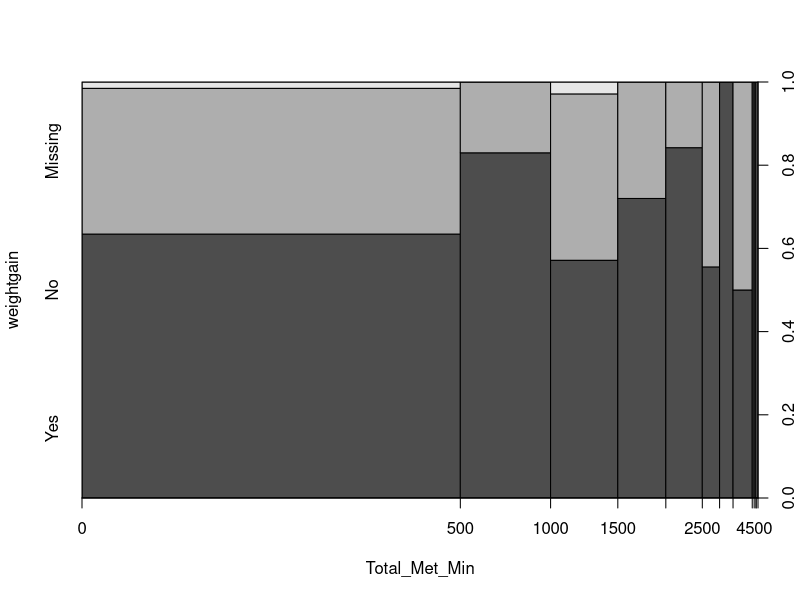
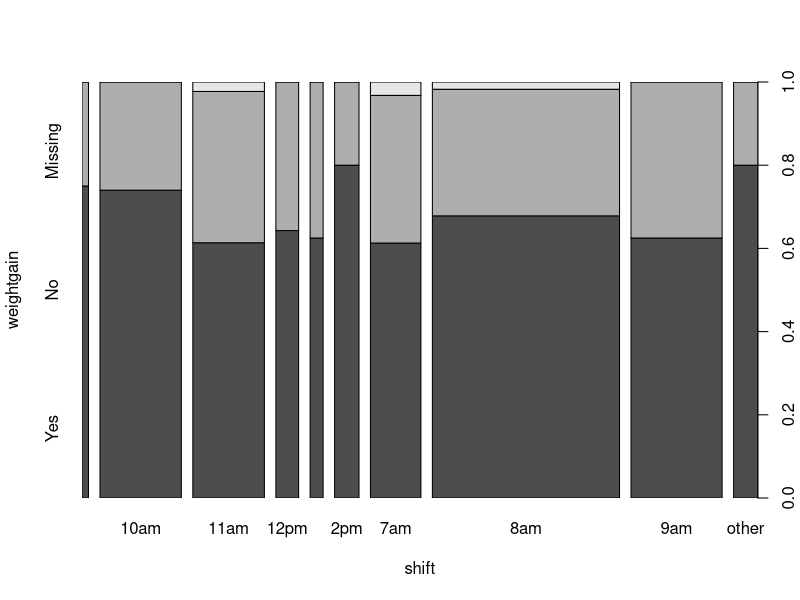
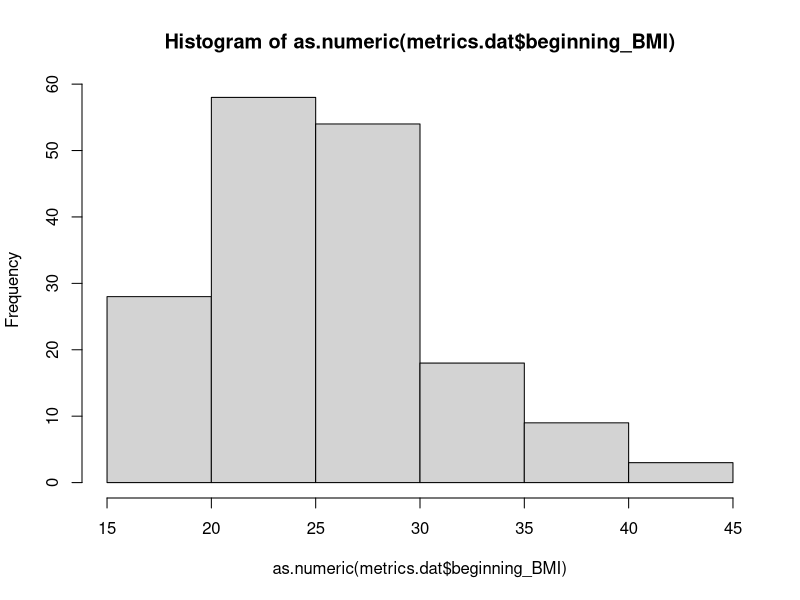
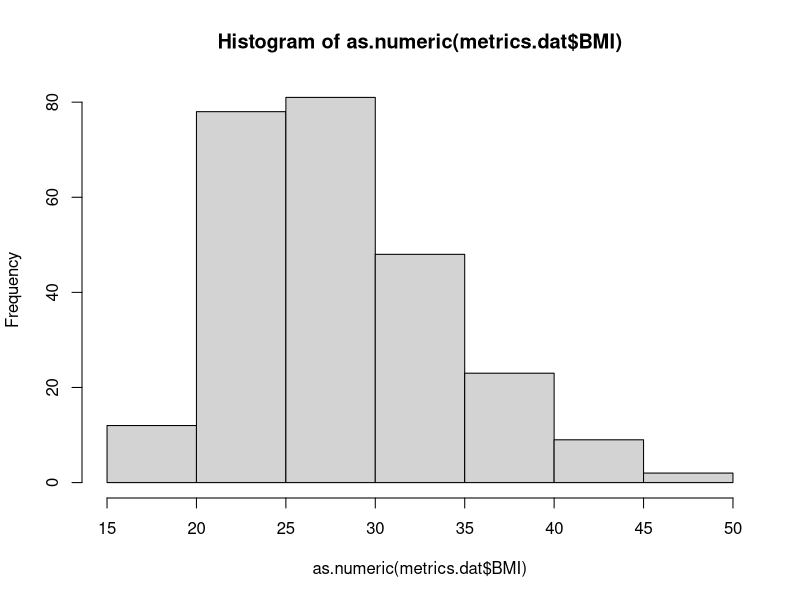
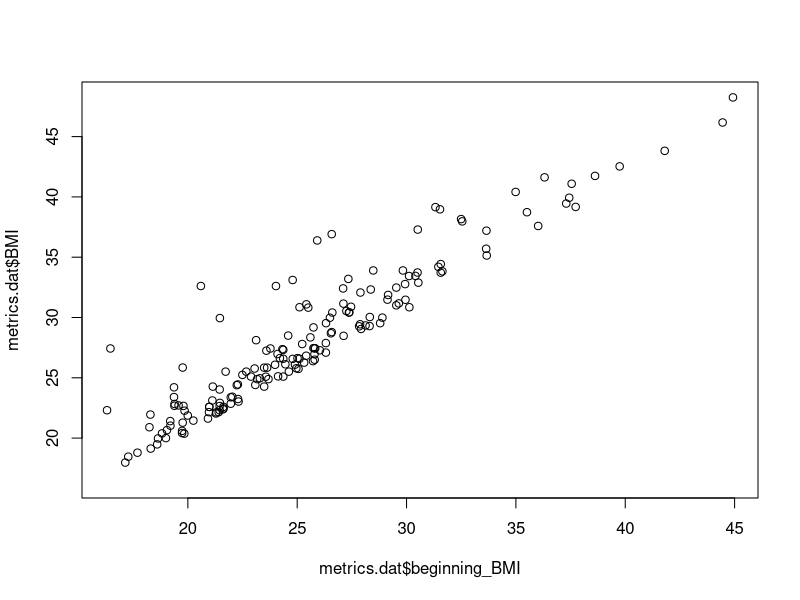
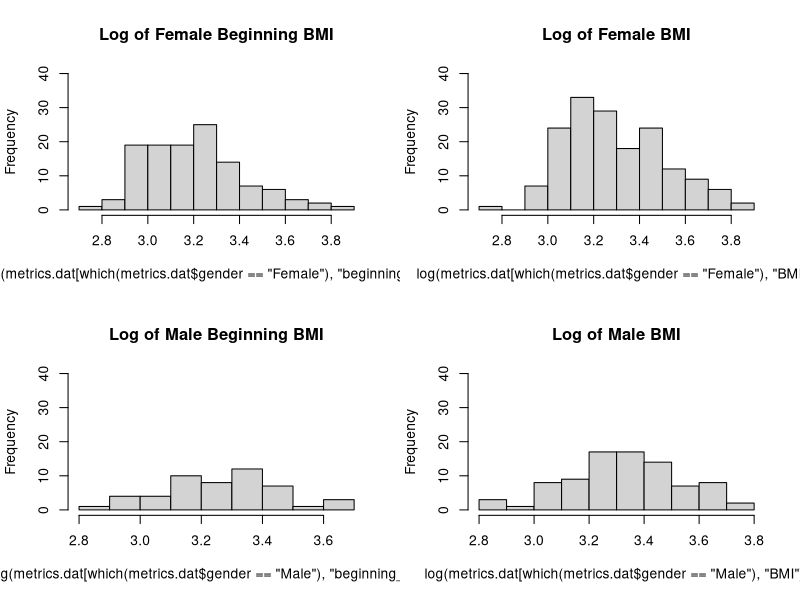
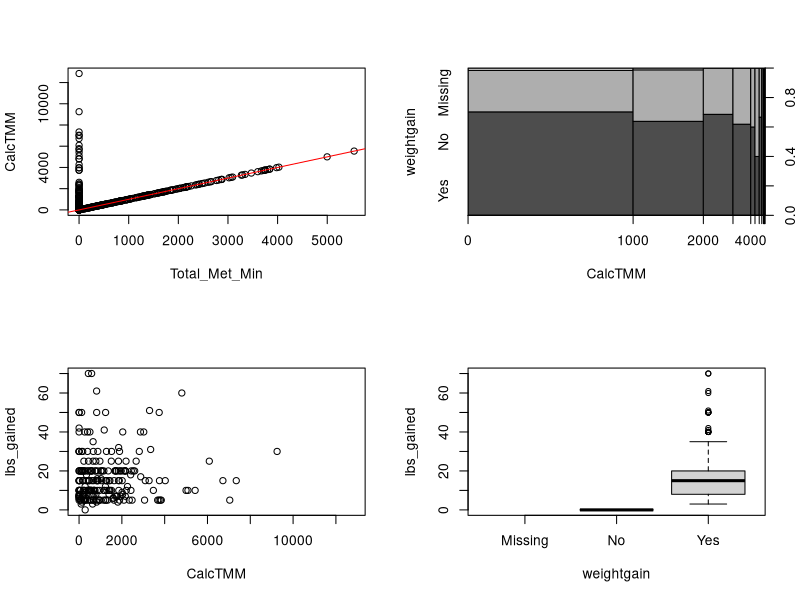
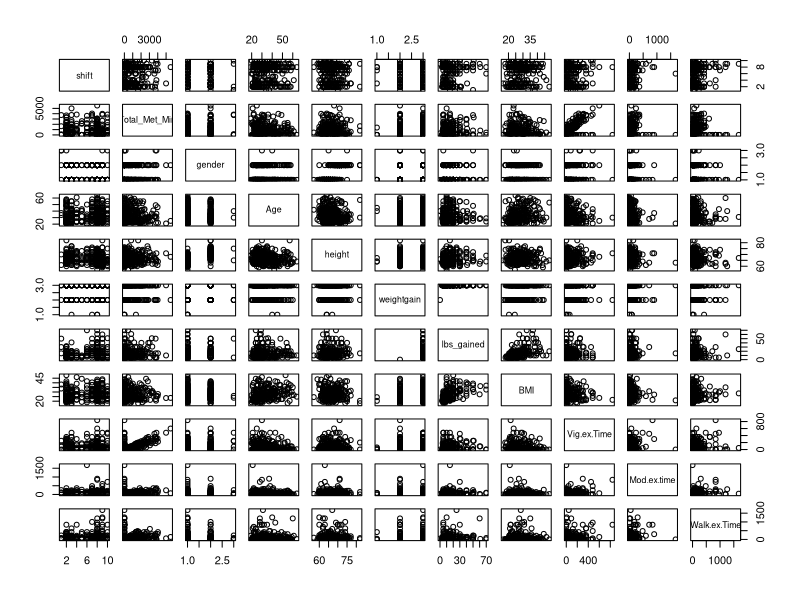

Write R code to recreate these figures, in order.
## ---- chunk 1
knitr::opts_chunk$set(echo = TRUE)
## ---- chunk 2
yellow <- c('shift','Total_Met_Min')
orange <- c('gender', 'Age', 'height', 'weightgain', 'lbs_gained', 'BMI', 'Vig.ex.Time', 'Mod.ex.time', 'Walk.ex.Time')
## ---- chunk 3
metrics.dat <- read.csv('Practicum 1 Data.csv',header=TRUE)
metrics.dat <- metrics.dat[!is.na(metrics.dat$Snumber),]
## ---- chunk 4
summary(metrics.dat[,c(yellow,orange)])
## ---- chunk 5
metrics.dat$gender[metrics.dat$gender==''] <- 'Missing'
metrics.dat$weightgain[metrics.dat$weightgain==''] <- 'Missing'
unique(metrics.dat$gender)
unique(metrics.dat$weightgain)
## ---- chunk 6
metrics.dat$shift <- factor(metrics.dat$shift)
metrics.dat$gender <- factor(metrics.dat$gender)
metrics.dat$weightgain <- factor(metrics.dat$weightgain)
## ---- chunk 7
metrics.dat$Total_Met_Min[is.na(metrics.dat$Total_Met_Min)] <- 0
plot(weightgain ~ Total_Met_Min,data=metrics.dat)
plot(weightgain ~ shift,data=metrics.dat)
## ---- chunk 8
# Calculate body weight at 8 months
metrics.dat['beginning_bweight'] <- metrics.dat$bweight - metrics.dat$pounds_gained

# Need to account for instances where body weight is not entered
metrics.dat$beginning_bweight[metrics.dat$beginning_bweight<='0'] <- '0'

# Take a look at all BMI values
unique(metrics.dat$BMI)

# Calculate beginning BMI -- internet tells me BMI=(weight/height^2) * 703
# Since height values ~60/65, I am assuming they are inches not meters
metrics.dat['beginning_bweight'] <- as.numeric(metrics.dat$beginning_bweight)
metrics.dat['beginning_BMI'] <- (metrics.dat$beginning_bweight / (metrics.dat$height)^2)*703

# Take a look at all beginning_BMI values
unique(metrics.dat$beginning_BMI)

# ignore non-positive values
metrics.dat$beginning_BMI[is.nan(metrics.dat$beginning_BMI)] <- 0
metrics.dat$beginning_BMI[!is.finite(metrics.dat$beginning_BMI)] <- 0
## ---- chunk 9
# convert to numeric for calculations
metrics.dat$beginning_BMI <- as.numeric(metrics.dat$beginning_BMI)

# Are the means different? --Yes, BMI is bigger than beginning_BMI
mean(metrics.dat$beginning_BMI)
mean(metrics.dat$BMI)

# Visualize the columns
metrics.dat$beginning_BMI[metrics.dat$beginning_BMI==0] <- NA
hist(as.numeric(metrics.dat$beginning_BMI))

metrics.dat$BMI[metrics.dat$BMI==0] <- NA
hist(as.numeric(metrics.dat$BMI))

# Look at relationship between BMI and beginning BMI -- appears that BMI only increases or stays the same over time
plot(metrics.dat$beginning_BMI, metrics.dat$BMI)

## ---- chunk 10
# To view all plots together
par(mfrow=c(2,2))

# Female Beginning BMI
hist(log(metrics.dat[which(metrics.dat$gender=='Female'), 'beginning_BMI']), main="Log of Female Beginning BMI", ylim=c(0,40))

# Female BMI
hist(log(metrics.dat[which(metrics.dat$gender=='Female'), 'BMI']), main="Log of Female BMI", ylim=c(0,40))

# Male Beginning BMI
hist(log(metrics.dat[which(metrics.dat$gender=='Male'), 'beginning_BMI']), main="Log of Male Beginning BMI", ylim=c(0,40))

# Male BMI
hist(log(metrics.dat[which(metrics.dat$gender=='Male'), 'BMI']), main="Log of Male BMI", ylim=c(0,40))

## ---- chunk 11
metrics.dat$CalcTMM <- with(metrics.dat, 8*Vig.ex.Time + 4*Mod.ex.time + 3.3*Walk.ex.Time)

plot(CalcTMM ~ Total_Met_Min,data=metrics.dat)
abline(0,1,col='red')
plot(weightgain ~ CalcTMM,data=metrics.dat)
## ---- chunk 12
plot(lbs_gained ~ CalcTMM,data=metrics.dat)
## ---- chunk 13
plot(lbs_gained ~ weightgain,data=metrics.dat)
## ---- chunk 14
pairs(metrics.dat[,c(yellow,orange)])
## ---- chunk 15
metrics.dat[is.na(metrics.dat)] <- 0
## ---- chunk 16
pairs(metrics.dat[,c(yellow,orange)])
